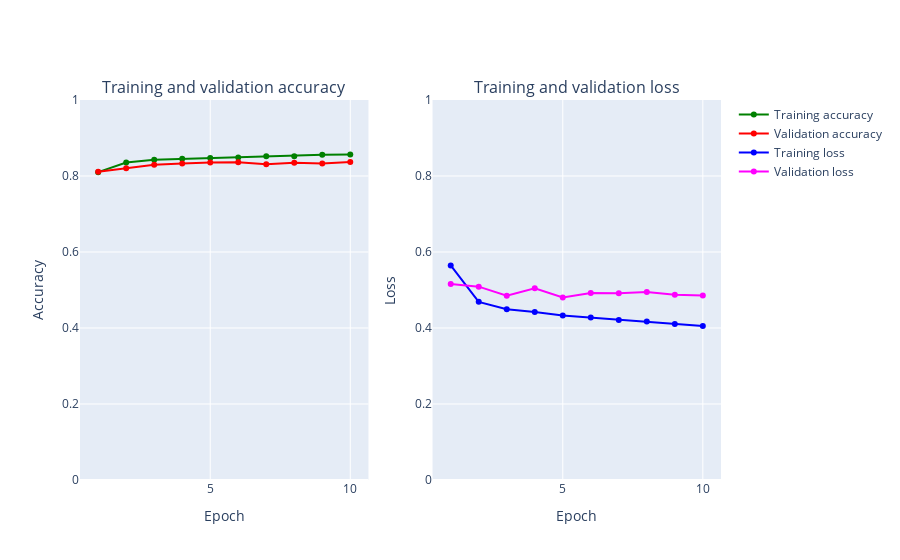

The code cell stored with this chart in its notebook:
### Markdown cell above
## CNN (stupid baseline)

### Code cell
from tensorflow.keras.layers import Conv2D,Flatten
from numpy import mean
from numpy import std
from matplotlib import pyplot
from sklearn.model_selection import KFold
from keras.utils import to_categorical
from keras.models import Sequential
from keras.layers import Conv2D
from keras.layers import MaxPooling2D
from keras.layers import Dense
from keras.layers import Flatten
from keras.optimizers import SGD
from keras.layers import Dropout
from keras.layers import BatchNormalization
from keras.layers import Activation
from keras.layers import LeakyReLU
epochs = 15
num_classes = 10
seed = np.random.seed(1)

print('before',X_train.shape,X_test.shape)
print('before',y_train.shape,y_test.shape)
X_train = X_train.reshape((X_train.shape[0], 28, 28, 1))
X_test = X_test.reshape((X_test.shape[0], 28, 28, 1))
X_val = X_val.reshape((X_val.shape[0], 28, 28, 1))

y_test_label = y_test
y_train = to_categorical(y_train)
y_test = to_categorical(y_test)
y_val = to_categorical(y_val)
print('after',X_train.shape,X_test.shape)
print('after',y_train.shape,y_test.shape)




fashion_model = Sequential()
fashion_model.add(Conv2D(32, kernel_size=(3, 3),activation='linear',input_shape=(28,28,1)))
fashion_model.add(Conv2D(64, (3, 3), activation='linear'))
fashion_model.add(Flatten())
fashion_model.add(Dense(128, activation='linear'))
fashion_model.add(Dense(num_classes, activation='softmax'))

fashion_model.compile(loss='categorical_crossentropy', optimizer=keras.optimizers.Adam(),metrics=['accuracy'])
fashion_model.summary()

h_callback = fashion_model.fit(X_train, y_train, epochs = 10,
               validation_data=(X_val, y_val))

# Plot train vs test loss during training 
plot_accuracy_and_loss(h_callback)

### Figure 1 — Plotly figure (JSON) as saved in the notebook; plotly's stock layout.template omitted (floating-point values rounded to 4 significant figures)
{"data": [{"marker": {"color": "Green"}, "mode": "markers+lines", "name": "Training accuracy", "text": ["1", "2", "3", "4", "5", "6", "7", "8", "9", "10"], "type": "scatter", "x": [1, 2, 3, 4, 5, 6, 7, 8, 9, 10], "xaxis": "x", "y": [0.8101, 0.8356, 0.8429, 0.8451, 0.8472, 0.8485, 0.8517, 0.8522, 0.8561, 0.8564], "yaxis": "y"}, {"marker": {"color": "Red"}, "mode": "markers+lines", "name": "Validation accuracy", "text": ["1", "2", "3", "4", "5", "6", "7", "8", "9", "10"], "type": "scatter", "x": [1, 2, 3, 4, 5, 6, 7, 8, 9, 10], "xaxis": "x", "y": [0.8111, 0.8201, 0.8296, 0.8329, 0.8358, 0.836, 0.831, 0.8351, 0.8332, 0.8371], "yaxis": "y"}, {"marker": {"color": "Blue"}, "mode": "markers+lines", "name": "Training loss", "text": ["1", "2", "3", "4", "5", "6", "7", "8", "9", "10"], "type": "scatter", "x": [1, 2, 3, 4, 5, 6, 7, 8, 9, 10], "xaxis": "x2", "y": [0.5647, 0.4688, 0.4492, 0.4422, 0.4332, 0.4278, 0.4213, 0.4172, 0.4108, 0.4056], "yaxis": "y2"}, {"marker": {"color": "Magenta"}, "mode": "markers+lines", "name": "Validation loss", "text": ["1", "2", "3", "4", "5", "6", "7", "8", "9", "10"], "type": "scatter", "x": [1, 2, 3, 4, 5, 6, 7, 8, 9, 10], "xaxis": "x2", "y": [0.5161, 0.5089, 0.4848, 0.5047, 0.4804, 0.4922, 0.4916, 0.495, 0.4877, 0.4857], "yaxis": "y2"}], "layout": {"annotations": [{"font": {"size": 16}, "showarrow": false, "text": "Training and validation accuracy", "x": 0.225, "xanchor": "center", "xref": "paper", "y": 1, "yanchor": "bottom", "yref": "paper"}, {"font": {"size": 16}, "showarrow": false, "text": "Training and validation loss", "x": 0.775, "xanchor": "center", "xref": "paper", "y": 1, "yanchor": "bottom", "yref": "paper"}], "xaxis": {"anchor": "y", "domain": [0, 0.45], "title": {"text": "Epoch"}}, "xaxis2": {"anchor": "y2", "domain": [0.55, 1], "title": {"text": "Epoch"}}, "yaxis": {"anchor": "x", "domain": [0, 1], "range": [0, 1], "title": {"text": "Accuracy"}}, "yaxis2": {"anchor": "x2", "domain": [0, 1], "range": [0, 1], "title": {"text": "Loss"}}}}
